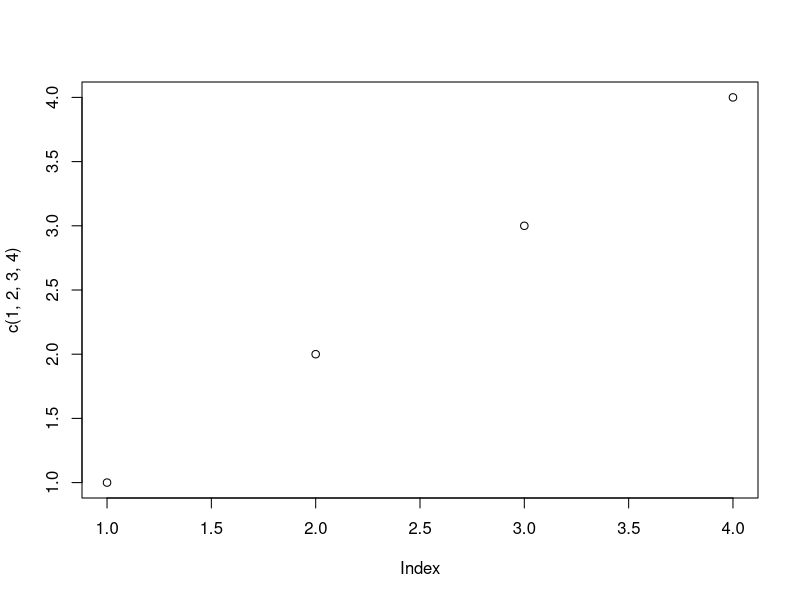
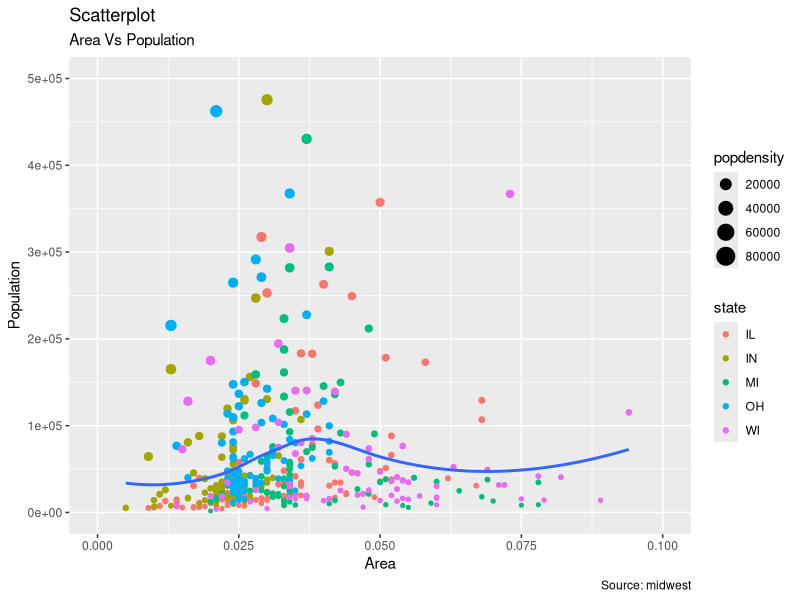

These charts were generated, in order, by the following R code:
12 + 21

# instala y actualiza

install.packages("tidyverse")

q <- 12

abc <- function(x, y){
  x * y - y
}

abc(x = 12, y = 4)

plot(c(1, 2, 3, 4))

library(tidyverse)
data("midwest", package = "ggplot2")

gg  <- ggplot(midwest, aes(x=area, y = poptotal)) +
        geom_point(aes(col = state, size = popdensity)) +
        geom_smooth(method = "loess", se = F) +
        xlim(c(0, 0.1)) +
        ylim(c(0, 500000)) +
        labs(subtitle = "Area Vs Population",
             y = "Population",
             x = "Area",
             title = "Scatterplot",
             caption = "Source: midwest")
gg
